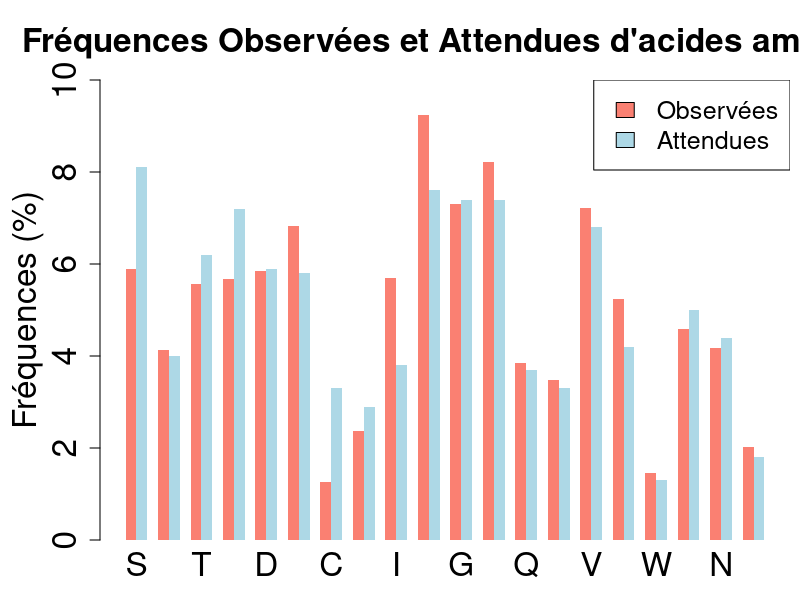
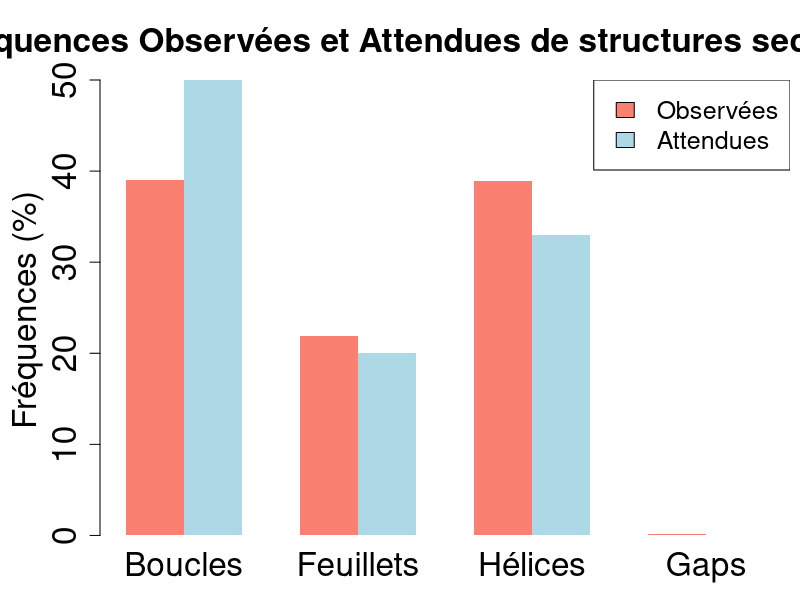
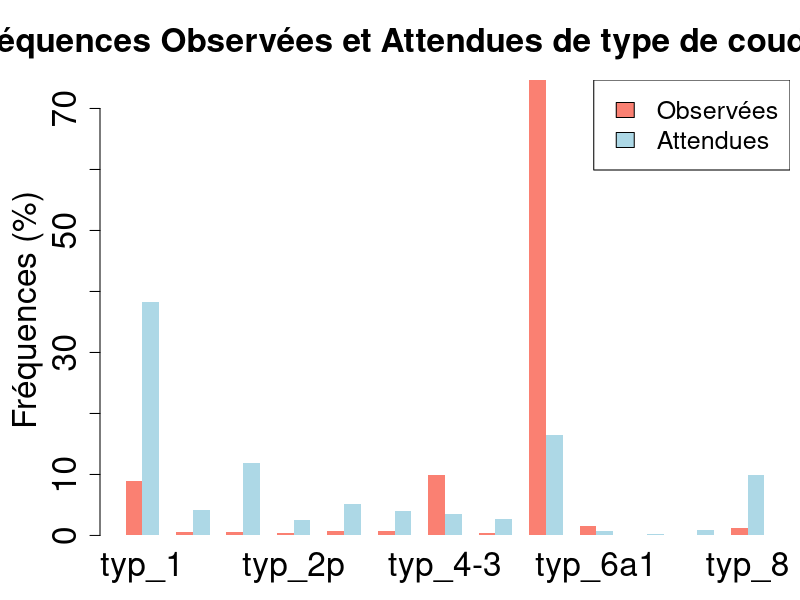

Source code (R) for these figures, in order:
rm(list=ls())
par(mar=c(3,5,4,0.5))

#####Fréquences Attendues VS Observées d'acides aminés
data_Ob = read.table('aa_freq.txt', header = T)
data_Ex = read.table('expectedAaFreq.txt', header = T)
dat = rbind(data_Ob$Frequency_..., data_Ex$Frequency_Expected...)
barplot(dat, beside=T, col = c('salmon', 'lightblue'), ylim = c(0,10),
        main = "Fréquences Observées et Attendues d'acides aminés",
        names.arg =  data_Ex$Amino_Acids, border=NA, ylab = 'Fréquences (%)',
        cex.lab = 2, cex.axis = 2, cex.names = 2, cex.main = 2)
legend('topright', fill = c("salmon", "lightblue"),
       legend = c('Observées', 'Attendues'), cex = 1.5)
 
#####Fréquences Attendues VS Observées de structures secondaires
data_Ob = read.table('struct_freq.txt', header = T)
data_Ex = read.table('expectedStructFreq.txt', header = T)
dat = rbind(data_Ob$Frequency_..., data_Ex$Frequency_Expected...)
barplot(dat, beside=T, col = c('salmon', 'lightblue'),
        main = "Fréquences Observées et Attendues de structures secondaires",
        names.arg =  data_Ex$Secondary_Structure, border=NA, ylab = 'Fréquences (%)',
        cex.lab = 2, cex.axis = 2, cex.names = 2, cex.main = 2)
legend('topright', fill = c("salmon", "lightblue"),
       legend = c('Observées', 'Attendues'), cex = 1.5)

#####Fréquences Attendues VS Observées de type de coudes Beta
data_Ob = read.table('type_freq.txt', header = T)
data_Ex = read.table('expectedTypeFreq.txt', header = T)
dat = rbind(data_Ob$Frequency_..., data_Ex$Frequency_Expected...)
barplot(dat, beside=T, col = c('salmon', 'lightblue'),
        main = "Fréquences Observées et Attendues de type de coudes Beta",
        names.arg =  data_Ex$Type, border=NA, ylab = 'Fréquences (%)',
        cex.lab = 2, cex.axis = 2, cex.names = 2, cex.main = 2)
legend('topright', fill = c("salmon", "lightblue"),
       legend = c('Observées', 'Attendues'), cex = 1.5)
